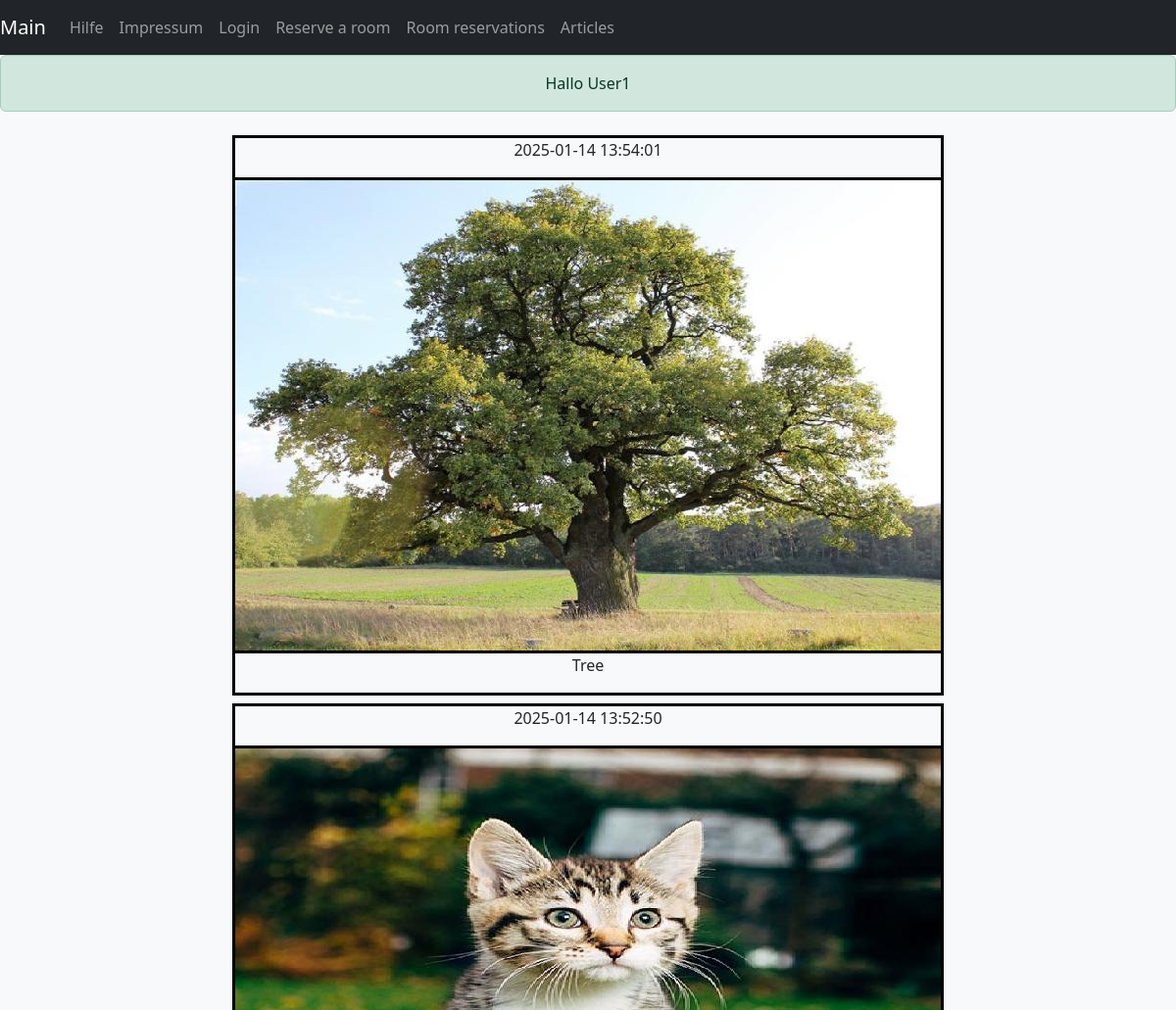
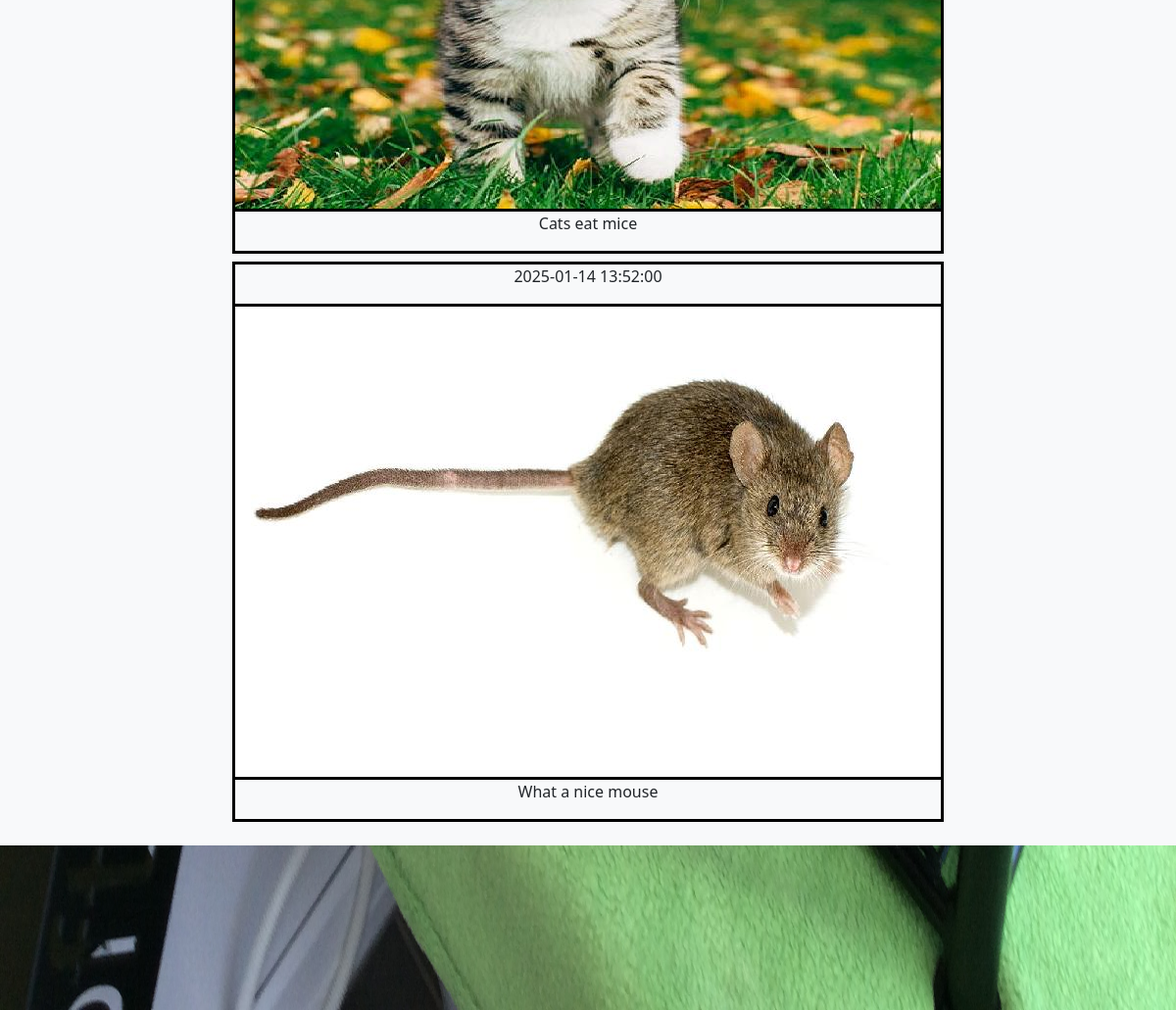
Screenshot of /sites/articles.php (signed in) with the database file from the repository (2 pictures, top to bottom).
### tables this page shows
CREATE TABLE `article` (
  `Id` int(11) NOT NULL,
  `Comment` varchar(500) NOT NULL,
  `Filename` varchar(100) NOT NULL,
  `UploadDate` datetime NOT NULL
);

### sites/articles.php (called while the page is built, shortened)
<?php
include '../inc/site-base.php';
?>

### inc/db-util.php (called while the page is built, shortened)
<?php
$db = NULL;
function getDb() {
    $config = require('..\config\dbaccess.php');
    global $db;
    if (!isset($db)) {
        $db = new mysqli($config["host"], $config["user"], $config["password"], $config["database"]);
    }
    return $db;
}
function getArticles() {
    $db = getDb();
    $result = $db->query("SELECT * FROM article
                          ORDER BY UploadDate DESC");
    $array = [];
    while ($obj = $result->fetch_object()) {
        $array[] = $obj;
    }
    return $array;
}
?>

### inc/site-contents/articles-content.php (the view)
<?php
$dir = "../resources/news/";
$allFiles = scandir($dir);
$files = array_diff($allFiles, array('.', '..'));
usort($files, function($a, $b) {
    $dir = "../resources/news/";
    return filectime($dir . $b) - filectime($dir . $a);
});
$articles = getArticles();
?>
<div class="d-flex justify-content-center">
    <ul class="list-unstyled">
        <?php foreach ($articles as $article):
                if (file_exists($dir . $article -> Filename)):
                    $path_parts = pathinfo($article -> Filename);
                    $filenameWithoutExtension = $path_parts['filename']; ?>
        <li>
            <div class='border border-3 border-black m-2 text-center'>
                <p><?= $article -> UploadDate ?></p>
                <img class="border-top border-bottom border-3 border-black" src="<?= $dir . $article -> Filename ;?>" alt='<?= $filenameWithoutExtension ?>'>
                <p><?= $article -> Comment ;?></p>
            </div>
        </li>
        <?php   endif;
              endforeach; ?>
    </ul>
</div>

### resources/css/style.css (style rules this page uses)
html, body, main { height: 100%; }

### rows the page displays
article: UploadDate "2025-01-14 13:54:01", Filename (picture), Comment "Tree"
article: UploadDate "2025-01-14 13:52:50", Filename (picture), Comment "Cats eat mice"
article: UploadDate "2025-01-14 13:52:00", Filename (picture), Comment "What a nice mouse"

### other values shown
$successMessage "Hallo User1"
